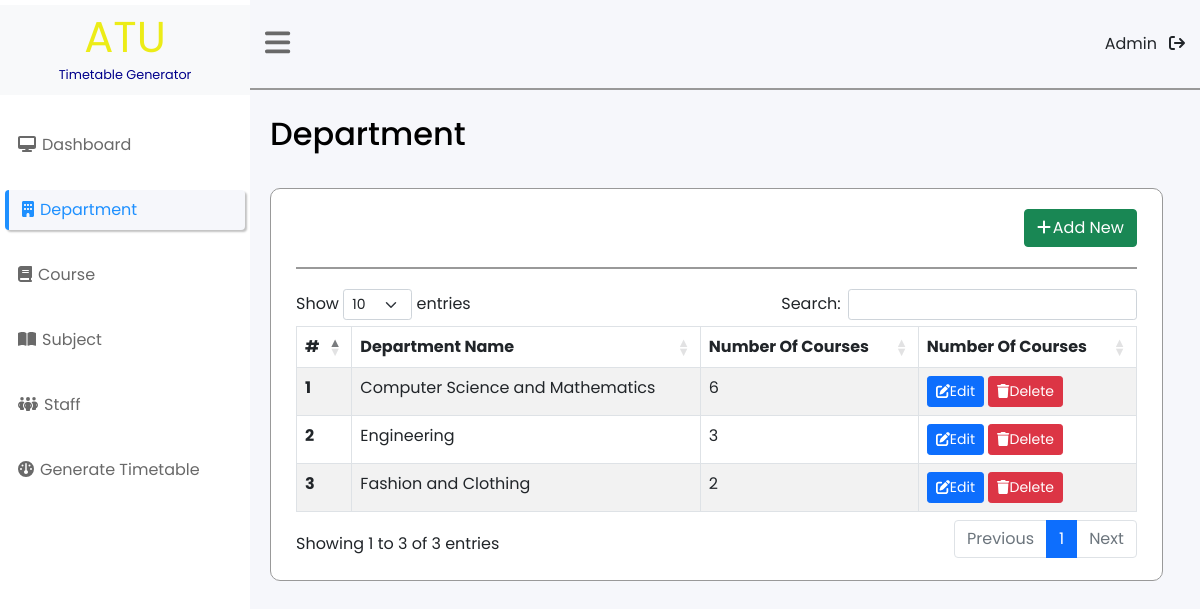
The page /department.php on the database its author committed.
### tables this page shows
CREATE TABLE `department` (
  `id` int(11) NOT NULL,
  `department_name` varchar(255) NOT NULL,
  `number_of_courses` int(10) DEFAULT NULL
);

### fetch.php (called while the page is built, shortened)
<?php
   include_once "connection.php";
   try {
    $stmt1 = $conn->prepare("SELECT * FROM department");
    $stmt1->execute();
    $stmt1->setFetchMode(PDO::FETCH_OBJ);
    $departments = $stmt1->fetchAll();
   } catch (Exception $ex) {
    echo "Connection failed: " . $ex->getMessage();
   }
?>

### department.php (the view, shortened to what this page needs)
<?php
   include_once "fetch.php";
   $sum =1;
?>
<!DOCTYPE html>
<html lang="en">
<head>
    <link rel="stylesheet" href="https://cdnjs.cloudflare.com/ajax/libs/twitter-bootstrap/5.1.3/css/bootstrap.min.css">
    <link rel="stylesheet" type="text/css" href="https://cdn.datatables.net/1.12.1/css/dataTables.bootstrap5.min.css">
  <link rel="stylesheet" href="icons/css/all.css">
  <link rel="stylesheet" href="CSS/dashboard.css">
  <link rel="stylesheet" href="CSS/department.css">
</head>
<body>
  <div class="sidebar" >
    <div class="sidebar-brand">
      <div class="brand">ATU</div>
      <div class="label">Timetable Generator</div>
    </div>
    <div class="sidebar-menu">
      <ul>
      <li ><a href="dashboard.php"><i class="fa-solid fa-desktop"></i><span>Dashboard</span></a></li>
        <li class="active"><a href="department.php"><i class="fa-solid fa-building"></i><span>Department</span></a></li>
        <li><a href="course.php"><i class="fa-solid fa-book"></i><span>Course</span></a></li>
        <li><a href="subject.php"><i class="fa-solid fa-book-open"></i><span>Subject</span></a></li>
        <li><a href="staff.php"><i class="fa-solid fa-people-group"></i><span>Staff</span></a></li>
        <li><a href="generate.php"><i class="fa-solid fa-gauge"></i><span>Generate Timetable</span></a></li>
      </ul>
    </div>
  </div>
   <main>
   <div class="header">
      <div class="icon-bar" id="bars"><i class="fa-solid fa-bars"></i></div>
      <div class="profile">
        <div class="img">Admin</div>
        <div class="log-out"><i class="fa-solid fa-arrow-right-from-bracket"></i></div>
      </div>
    </div>
    <div class="main-content" >
        <div class="menu-title">
            <h3>Department</h3>
        </div>
        <div class="table-container">
          <div class="addBtn">
          <button type="button" class="btn btn-success" data-bs-toggle="modal" data-bs-target="#exampleModal"> <i class="fa-solid fa-plus" style="margin-right: 2px;"></i></i>Add New</button>
          </div>
        <table  id="table_id" class="display table table-striped table-bordered">
        <thead>
            <tr>
              <th scope="col">#</th>
              <th scope="col">Department Name</th>
              <th scope="col">Number Of Courses</th>
              <th scope="col">Number Of Courses</th>
            </tr>
          </thead>
          <tbody>
            <?php foreach ($departments as $department) :?>
            <tr>
              <th scope="row"><?=$sum++?></th>
              <td><?=$department->department_name?></td>
              <td><?=$department->number_of_courses?></td>
              <td>
                <button type="button" class="btn btn-primary btn-sm" data-bs-toggle="modal" data-bs-target="#Modal<?=$department->id?>"><i class="fa-solid fa-pen-to-square"></i>Edit</button>
                <a href="deleteDepartment.php?id=<?=$department->id?>"><button type="button" class="btn btn-danger btn-sm"><i class="fa-solid fa-trash"></i>Delete</button></a>
   </td>
            </tr>
          <?php endforeach?>
          </tbody>
    </table>
        </div>
   </main>
</body>
</html>

### CSS/dashboard.css (style rules this page uses)
* { padding: 0; margin: 0; box-sizing: border-box; font-family: 'Poppins', sans-serif; text-decoration: none !important; }
body { background-color: #f6f7fb; display: flex; height: 100vh; position: relative; }
.sidebar { padding-top: 5px; position: fixed; height: 100%; width: 250px; background: #fff; }
.sidebar-brand { display: flex; flex-direction: column; align-items: center; background: #f8f9fa; height: 90px; }
.sidebar-brand .brand { font-size: 2.7rem; color: #ecec17; }
.sidebar-brand .label { margin-top: -5px; font-size: .8rem; color: #00008b; }
.sidebar-menu { margin-top: 30px; padding: 0 5px; }
.sidebar-menu ul { padding: 0 !important; }
.sidebar-menu ul li { display: flex; width: 100%; margin-bottom: 25px; padding: 0 13px ; height: 40px; align-items: center; transition: .2s ease-out; }
.sidebar-menu ul li a { color: #696969; }
.sidebar-menu ul li.active { border-left: 4px solid #1e90ff; border-radius: 4px; background: #f6f7fb; box-shadow: 2px 2px 2px rgba(0, 0, 0, 0.244); }
.sidebar-menu ul li.active a { color: #1e90ff; }
.sidebar .sidebar-menu ul li a .svg-inline--fa { font-size: 1rem !important; }
.sidebar-menu ul li a span { margin-left: 6px; }
main { position: relative; left: 250px; height: 100%; width: calc(100% - 250px); }
.header { position: fixed; display: flex; justify-content: space-between; height: 90px; width: calc(100% - 250px); align-items: center; border-bottom: 2px solid #999; padding: 2px 15px; background: #f6f7fb; z-index: 1; }
.header .icon-bar .svg-inline--fa { color: #696969; cursor: pointer; font-size: 1.8rem; }
.header .profile { display: flex; gap: 12px; }
main .main-content { position: relative; top: 90px; max-height: calc(100% - 90px); width: 100%; padding-top: 25px; padding-left: 20px; }

### CSS/department.css (style rules this page uses)
.display { background: #fff; }
.main-content .menu-title { margin-bottom: 35px; }
.main-content .menu-title h3 { font-size: 2rem; color: #000; }
.main-content .table-container { width: 96%; border: 1px solid #999; padding: 20px 25px; border-radius: 10px; background: #fff; }
.main-content .table-container .addBtn { display: flex; align-items: center; justify-content: flex-end; border-bottom: 2px solid #999; margin-bottom: 20px; padding-bottom: 20px; }

### rows shown on the page
department: department_name "Computer Science and Mathematics", number_of_courses "6"
department: department_name "Engineering", number_of_courses "3"
department: department_name "Fashion and Clothing", number_of_courses "2"
